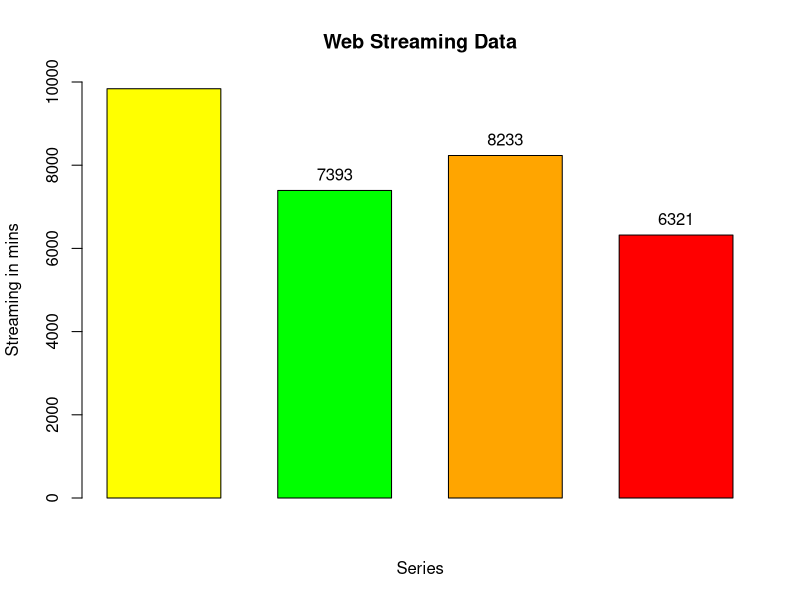

Write R code to recreate this figure.
series<-c("stranger thinga","aib","wednessday","dark")
mins<-c(9838,7393,8233,6321)
bp<-barplot(mins,
            name.arg=series,
            main="Web Streaming Data",
            xlab="Series",
            ylab="Streaming in mins",
            col=c("yellow","green","orange","red"),
            width=2,
            space=0.5,
            ylim=c(0,10000)
)
text(
  x= bp,
  y= mins,
  labels= mins,
  pos=3
)
